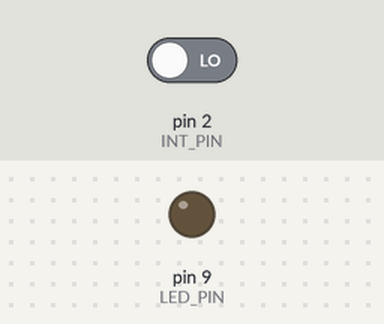
Bench run of a sketch on a simulated Arduino Uno, built with avr-gcc and run on an emulated ATmega328P. On the bench: output pins drawn as LEDs (lit = HIGH). Inputs (shaded band) come from the test bench; at power-on: pin 2 (INT_PIN) LOW.

Above: at 1.2 s.
1.3 s: pin 2 (INT_PIN) driven HIGH
At 3.2 s:
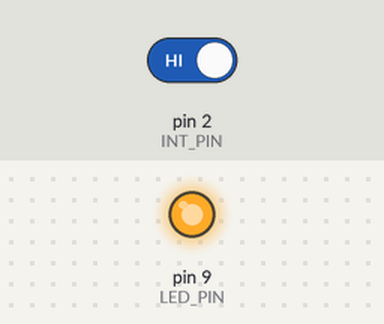
Timing chart, 0 to 10.8 s (numbered marks = the images above; inputs shaded):
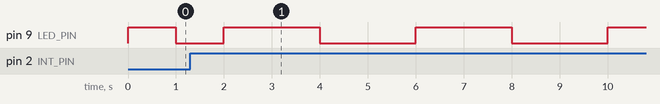

Measured:
- after the input at 1.3 s, pin 9 (LED_PIN): alternates HIGH for 2.0 s and LOW for 2.0 s, starting after 2.7 s

The sketch:

7-1.ino
```cpp
#define LED_PIN 9
#define INT_PIN 2

int mode = 1;

void setup()
{
  pinMode(LED_PIN, OUTPUT);
  pinMode(INT_PIN, INPUT);
  attachInterrupt(digitalPinToInterrupt(INT_PIN),ISR_Callback,RISING);
  Serial.begin(9600);
}

void loop()
{
  digitalWrite(LED_PIN,HIGH);
  delay(mode*1000);
  digitalWrite(LED_PIN,LOW);
  delay(mode*1000);
}

void ISR_Callback()
{
  if(mode<3)
  {
    mode = mode + 1;
  }
  else
  {
    mode = 1;
  }

}
```
